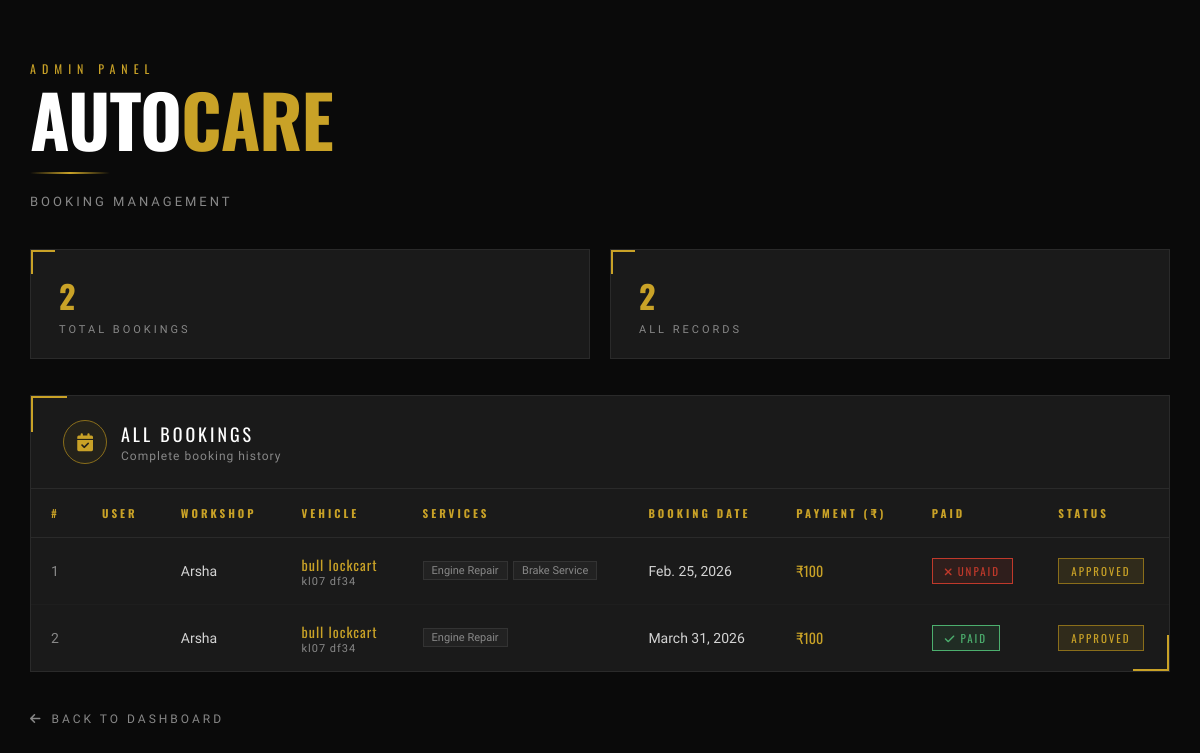
The page /bookings/ on the database its author committed.
### app/models.py (models this page shows)
class Booking(models.Model):
    userd = models.ForeignKey(user, on_delete=models.CASCADE)
    workshop = models.ForeignKey(workshop, on_delete=models.CASCADE)
    vehicle = models.ForeignKey(VehicleRegistration, on_delete=models.CASCADE)
    SERVICE_CHOICES = (
        ('Oil Change', 'Oil Change'),
        ('Engine Repair', 'Engine Repair'),
        ('AC Service', 'AC Service'),
        ('Brake Service', 'Brake Service'),
        ('Battery Service', 'Battery Service'),
        ('Tire Service', 'Tire Service'),
    )
    services = MultiSelectField(choices=SERVICE_CHOICES,null=True, blank=True)
    booking_time = models.DateField()
    status = models.CharField(max_length=20, default='Pending')
    payment=models.IntegerField(null=True,blank=True)
    is_paid = models.BooleanField(default=False)

class workshop(models.Model):
    name = models.CharField(max_length=100)
    password = models.CharField(max_length=100)
    email = models.EmailField(unique=True)
    Location = models.CharField(max_length=255,null=True, blank=True)
    description = models.CharField(max_length=255,null=True, blank=True)
    phone = models.CharField(max_length=15)
    address = models.TextField()
    workshop_picture = models.ImageField(upload_to='profile_pics/', null=True, blank=True)
    license = models.ImageField(upload_to='license/', null=True, blank=True)
    slots = models.IntegerField(default=0)
    opening_time = models.TimeField(null=True, blank=True)
    closing_time = models.TimeField(null=True, blank=True)
    SERVICE_CHOICES = (
        ('Oil Change', 'Oil Change'),
        ('Engine Repair', 'Engine Repair'),
        ('AC Service', 'AC Service'),
        ('Brake Service', 'Brake Service'),
        ('Battery Service', 'Battery Service'),
        ('Tire Service', 'Tire Service'),
    )
    services = MultiSelectField(choices=SERVICE_CHOICES,null=True, blank=True)
    DAYS_OF_WEEK = (
        ('MON', 'Monday'),
        ('TUE', 'Tuesday'),
        ('WED', 'Wednesday'),
        ('THU', 'Thursday'),
        ('FRI', 'Friday'),
        ('SAT', 'Saturday'),
        ('SUN', 'Sunday'),
    )
    available_days = MultiSelectField(
        choices=DAYS_OF_WEEK,
        max_choices=7,
        max_length=20
    )
    is_approved = models.BooleanField(default=False)

class VehicleRegistration(models.Model):
    userd = models.ForeignKey(user, on_delete=models.CASCADE)
    vehicle_name = models.CharField(max_length=100)
    vehicle_model = models.CharField(max_length=100)
    license_plate = models.CharField(max_length=20)
    vehicle_image = models.ImageField(upload_to='vehicle_images/', null=True, blank=True)
    rc = models.FileField(upload_to='rc/', null=True, blank=True)
    insurance = models.FileField(upload_to='insurance/', null=True, blank=True)
    pollution = models.FileField(upload_to='pollution/', null=True, blank=True)

### app/views.py (the view)
# urls.py: path('bookings/', views.bookinglist, name='bookinglist'),
def bookinglist(request):
    users = Booking.objects.all()
    return render(request, 'booking_list.html', {'users': users})

### app/templates/booking_list.html (shortened to what this page needs)
<!DOCTYPE html>
<html lang="en">
<head>
<link rel="stylesheet" href="https://cdnjs.cloudflare.com/ajax/libs/font-awesome/6.0.0/css/all.min.css">
</head>
<body>
<div id="particles"></div>
<main class="page">
  <div class="hero-label">Admin Panel</div>
  <div class="big-name">AUTO<span>CARE</span></div>
  <div class="divider"></div>
  <p class="subtitle">Booking Management</p>
  <div class="stats-row">
    <div class="stat-box">
      <div class="stat-val">{{ users|length }}</div>
      <div class="stat-label">Total Bookings</div>
    </div>
    <div class="stat-box">
      <div class="stat-val">{{ users|length }}</div>
      <div class="stat-label">All Records</div>
    </div>
  </div>
  <div class="table-card">
    <div class="table-header">
      <div class="table-header-icon"><i class="fas fa-calendar-check"></i></div>
      <div>
        <div class="table-header-title">All Bookings</div>
        <div class="table-header-sub">Complete booking history</div>
      </div>
    </div>
    <div class="table-wrap">
      <table>
        <thead>
          <tr>
            <th>#</th>
            <th>User</th>
            <th>Workshop</th>
            <th>Vehicle</th>
            <th>Services</th>
            <th>Booking Date</th>
            <th>Payment (₹)</th>
            <th>Paid</th>
            <th>Status</th>
          </tr>
        </thead>
        <tbody>
          {% for b in users %}
          <tr>
            <td style="color:var(--text-dim);">{{ forloop.counter }}</td>
            <td style="color:var(--white); font-family:'Oswald',sans-serif; letter-spacing:1px;">{{ b.userd.username }}</td>
            <td>{{ b.workshop.name }}</td>
            <td>
              <span style="color:var(--gold); font-family:'Oswald',sans-serif; letter-spacing:1px;">{{ b.vehicle.vehicle_name }}</span>
              <div style="font-size:11px; color:var(--text-dim); letter-spacing:1px;">{{ b.vehicle.license_plate }}</div>
            </td>
            <td>
              {% if b.services %}
                {% for s in b.services %}
                  <span class="tag">{{ s }}</span>
                {% endfor %}
              {% else %}—{% endif %}
            </td>
            <td>{{ b.booking_time }}</td>
            <td style="color:var(--gold); font-family:'Oswald',sans-serif;">
              {% if b.payment %}₹{{ b.payment }}{% else %}—{% endif %}
            </td>
            <td>
              {% if b.is_paid %}
                <span class="badge badge-green"><i class="fas fa-check" style="margin-right:4px;"></i>Paid</span>
              {% else %}
                <span class="badge badge-red"><i class="fas fa-xmark" style="margin-right:4px;"></i>Unpaid</span>
              {% endif %}
            </td>
            <td>
              {% if b.status == 'Completed' %}
                <span class="badge badge-green">{{ b.status }}</span>
              {% elif b.status == 'Cancelled' %}
                <span class="badge badge-red">{{ b.status }}</span>
              {% elif b.status == 'Confirmed' %}
                <span class="badge badge-blue">{{ b.status }}</span>
              {% else %}
                <span class="badge badge-gold">{{ b.status }}</span>
              {% endif %}
            </td>
          </tr>
          {% empty %}
          <tr class="empty-row"><td colspan="9"><i class="fas fa-calendar-xmark" style="margin-right:10px;"></i>No bookings found</td></tr>
          {% endfor %}
        </tbody>
      </table>
    </div>
  </div>
  <a href="/adminlogin/" class="back-link"><i class="fas fa-arrow-left"></i>Back to Dashboard</a>
</main>
</body>
</html>

### rows shown on the page
Booking: workshop.name "Arsha", vehicle.vehicle_name "bull lockcart", vehicle.license_plate "kl07 df34", services "Engine Repair" "Brake Service", booking_time "Feb. 25, 2026", payment "100", is_paid False (drawn), status "APPROVED"
Booking: workshop.name "Arsha", vehicle.vehicle_name "bull lockcart", vehicle.license_plate "kl07 df34", services "Engine Repair", booking_time "March 31, 2026", payment "100", is_paid True (drawn), status "APPROVED"

### other values the page prints
{{ users|length }} "2"
